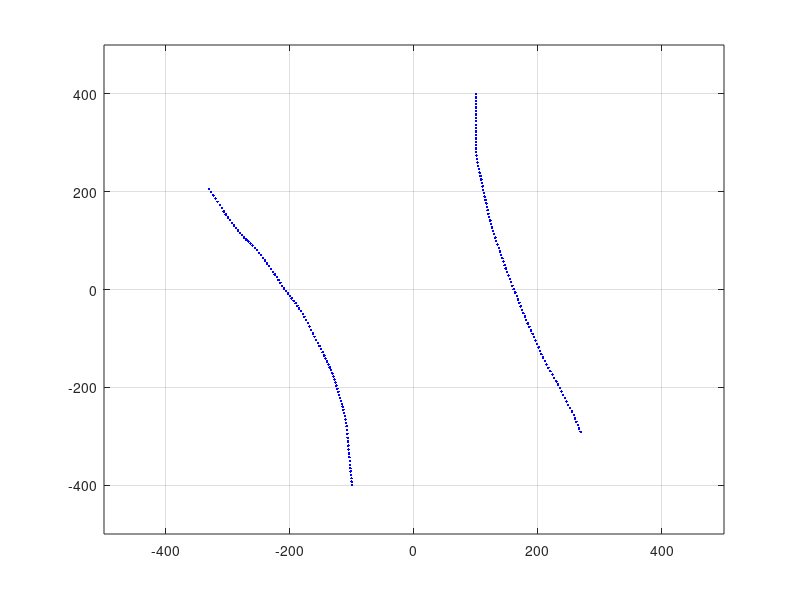
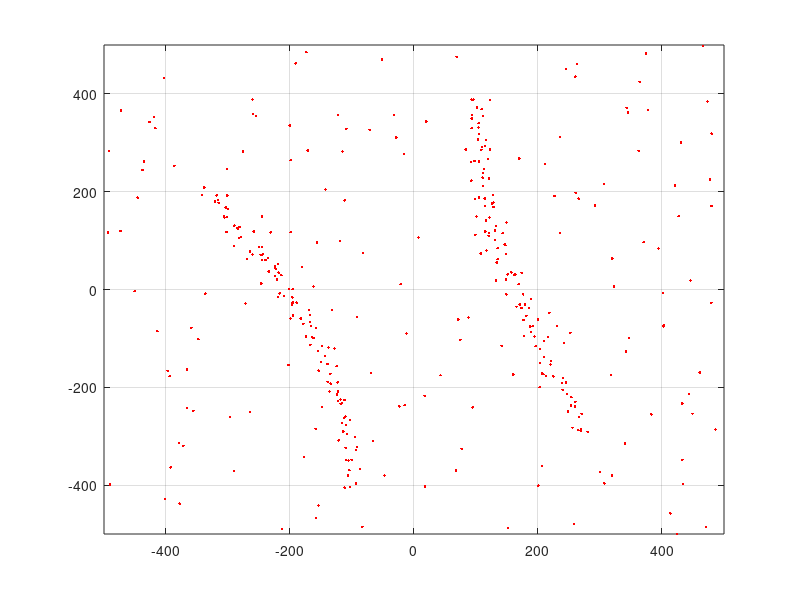

Recreate these plots in MATLAB, in order.
function generate_data()
%GENERATE_DATA Summary of this function goes here
%   Generate simulated data for GMPHD filter

figure(101); clf(101); hold on; axis([-500 500 -500 500]); box on; grid on;
figure(102); clf(102); hold on; axis([-500 500 -500 500]); box on; grid on;

% Initialize targets
nTargets = 2;
simTime = 100;

for i = 1:nTargets
    target(i).x = 0;
    target(i).y = 0;
    target(i).vx = 1;
    target(i).vy = 1;
    target(i).spawn = 'n';
    target(i).spawnTime = -1;
    target(i).spawnTarget.vx = 0;
    target(i).spawnTarget.vy = 0;
end

% Initialize individual target properties
target(1).x = -100;
target(1).y = -400;
target(1).vx = 0;
target(1).vy = 7;

target(2).x = 100;
target(2).y = 400;
target(2).vx = 0;
target(2).vy = -7;
% target(2).spawn = 'y';
% target(2).spawnTime = 30;
% target(2).spawnTarget.vx = 2;
% target(2).spawnTarget.vy = -4;
% 
% target(3).x = -300;
% target(3).y = -300;
% target(3).vx = 6;
% target(3).vy = 6;
% target(3).spawn = 'y';
% target(3).spawnTime = simTime/2;
% target(3).spawnTarget.vx = -2;
% target(3).spawnTarget.vy = 6;

% Initialize target states
for i = 1:nTargets
    target(i).state = [ target(i).x;...
                        target(i).vx;...
                        target(i).y;...
                        target(i).vy];
    groundTruth(i).track.x = [];
    groundTruth(i).track.y = [];
    groundTruth(i).track.t = [];
end

% Sampling time
dT = 1;

% State transition model
F = [1 dT;...
     0 1];
   
% Input control matrix or matrix for accelerative white gaussian noise
G = [dT^2; ...
    dT];
  
% For 2D systems
F = [F zeros(size(F)); zeros(size(F)) F];
G = [G zeros(size(G)); zeros(size(G)) G];

% noise factor for generating trajectories
pNoise = .05;

sensorMeasurements = {};
for i = 1:simTime
  sensor.xMeas = [];
  sensor.yMeas = [];
  
  for i_targetCounter = 1:nTargets
    figure(101); hold on;
    plot(target(i_targetCounter).state(1), target(i_targetCounter).state(3),'.b');
    groundTruth(i_targetCounter).track.x = [groundTruth(i_targetCounter).track.x    target(i_targetCounter).state(1)];
    groundTruth(i_targetCounter).track.y = [groundTruth(i_targetCounter).track.y    target(i_targetCounter).state(3)];
    groundTruth(i_targetCounter).track.t = [groundTruth(i_targetCounter).track.t    i];
    
    if(target(i_targetCounter).spawn=='y' & target(i_targetCounter).spawnTime==i)
      nTargets = nTargets + 1;
      target(nTargets).x = target(i_targetCounter).state(1);
      target(nTargets).y = target(i_targetCounter).state(3);
      target(nTargets).vx = target(i_targetCounter).spawnTarget.vx;
      target(nTargets).vy = target(i_targetCounter).spawnTarget.vy;
      target(nTargets).spawn = 'n';
      target(nTargets).spawnTime = -1;
      target(nTargets).spawnTarget.vx = 0;
      target(nTargets).spawnTarget.vy = 0;
      target(nTargets).state = [ target(nTargets).x;...
                          target(nTargets).vx;...
                          target(nTargets).y;...
                          target(nTargets).vy];
        groundTruth(nTargets).track.x = [];
        groundTruth(nTargets).track.y = [];
        groundTruth(nTargets).track.t = [];
    end
    
    SQRT = sqrt(target(i_targetCounter).state(2)^2 + target(i_targetCounter).state(4)^2);
    pNoiseX = pNoise * target(i_targetCounter).state(2)/SQRT + .05;
    pNoiseY = pNoise * target(i_targetCounter).state(4)/SQRT + .05;

    wk = [pNoiseX;pNoiseY] .* wgn(2,1,10);
    target(i_targetCounter).state = F * target(i_targetCounter).state+ G * wk;
    
    if rand < 1 % Pdetection
      sensor.xMeas = [sensor.xMeas target(i_targetCounter).state(1)+10*randn];
      sensor.yMeas = [sensor.yMeas target(i_targetCounter).state(3)+10*randn];
    end
  end
  % Add random noise points
  for i_randCounter = 1:floor(rand*5)
    sensor.xMeas = [sensor.xMeas -500+1000*rand];
    sensor.yMeas = [sensor.yMeas -500+1000*rand];
  end
  pause(.01);
  sensorMeasurements{i} = sensor;
  figure(102); hold on;
  plot(sensor.xMeas,sensor.yMeas,'.r');
end

save('measurements.mat', 'sensorMeasurements', 'groundTruth');

% disp('Press any key to continue'); pause;
% figure(101); clf(101); box on; grid on; hold on;
% figure(102); clf(102); box on; grid on; hold on;

end

